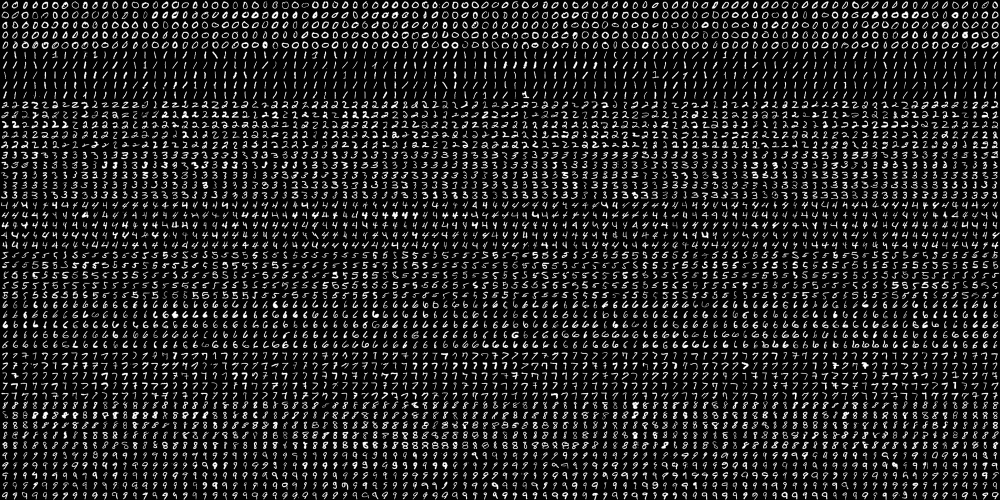
#> input picture training.png, 2000 x 1000 px, given in place of the camera (shown at 1/2 size)
$ python VideoCapture.py
#> lines starting #> are read from the running program, lines starting #| are printed output that depends on the picture; after the words box and inside, x2 and y2 are one past the last pixel; in counts of white or black regions, pixels touching at a corner belong together
import cv2
import numpy as np
from recognition import recognize
from crop import extract

threshold = 12		# threshold for illuminance
waittime = 1200		# waiting time before next detection

knn = cv2.ml.KNearest_load('knn')

gapcount = 0		# count to ensure input is done
gapcutoff = 64

# 選擇攝影機
cap = cv2.VideoCapture(0)
trackpad = np.zeros((240, 320, 3), np.uint8)
trackpad_flip = trackpad

while(True):
	# 從攝影機擷取一張影像
	ret, frame = cap.read()
#> frame is the input picture: shape (1000, 2000, 3); min 0, max 255, mean 33.8

	gray = cv2.cvtColor(frame, cv2.COLOR_BGR2GRAY)
	ret, thresh = cv2.threshold(gray, threshold, 255, cv2.THRESH_BINARY)
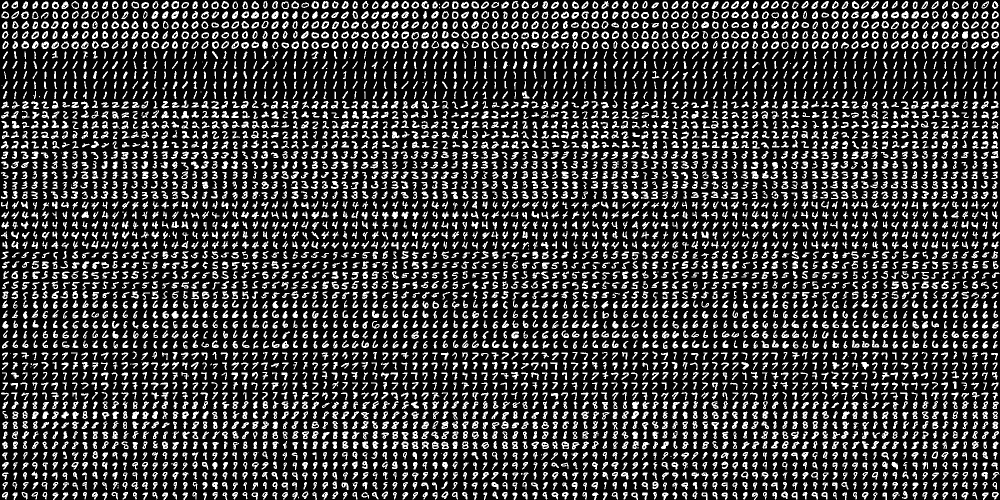
#> thresh: shape (1000, 2000) (shown at 1/2 size); 22.2% white; 5123 white regions (114 under 20 px)
#> ret = 12
	contours, hierarchy = cv2.findContours(thresh, cv2.RETR_TREE, cv2.CHAIN_APPROX_NONE)
#> contours = 8309 contours, 2707 with area under 20; largest, box (x1, y1, x2, y2) and area: (343, 2, 358, 18) 171, (1883, 42, 1898, 58) 168, (563, 3, 578, 18) 166, (1123, 883, 1138, 898) 164, (1163, 62, 1178, 78) 162

	sizes = [(cv2.contourArea(cnt), cnt) for cnt in contours]
#> sizes = 8309 items
	if sizes == []:
		gapcount = gapcount + 1
		if gapcount > gapcutoff:
			gapcount = 0
			# start digit recognition
			toRec = extract(trackpad)
			result = recognize(toRec, knn)

			text = str(result)
			cv2.putText(trackpad_flip, text, (20, 40), cv2.FONT_HERSHEY_SIMPLEX, 1, (0, 255, 255), 1, cv2.LINE_AA)
			cv2.imshow('trackpad', trackpad_flip)
			cv2.waitKey(waittime)

			trackpad = np.zeros((240, 320, 3), np.uint8)
			trackpad_flip = trackpad

		frame_flip = cv2.flip(frame, 1)
		cv2.imshow('frame', frame_flip)
		cv2.imshow('trackpad', trackpad_flip)
		cv2.waitKey(1)
		continue

	biggestCnt = max(sizes, key=lambda x: x[0])[1]
#> biggestCnt = contour of 44 points, box (x1, y1, x2, y2) (343, 2, 358, 18), area 171

	cnt = biggestCnt
#> cnt has the same summary as biggestCnt
	cv2.drawContours(frame, [cnt], -1, (0, 0, 255), 3)
#> frame: shape (1000, 2000, 3); 0.01% of pixels changed, all inside (x1, y1, x2, y2) = (341, 0, 360, 20)

	M = cv2.moments(cnt)
#> M = moments, m00 171, centre m10/m00, m01/m00 = (350.2, 9.54)
	if M['m00'] != 0:
		cx = int(M['m10'] / M['m00'])
#> cx = 350
		cy = int(M['m01'] / M['m00'])
#> cy = 9
		cv2.circle(frame, (cx, cy), 3, (0, 255, 0), -1)
#> frame: shape (1000, 2000, 3); mean B, G, R 33.8, 33.8, 33.8

		if 0 < cx < 240 and 0 < cy < 320:
			cv2.circle(trackpad, (cx, cy), 10, (255, 255, 255), -1)
			trackpad_flip = cv2.flip(trackpad, 1)

	# 顯示圖片
	frame_flip = cv2.flip(frame, 1)
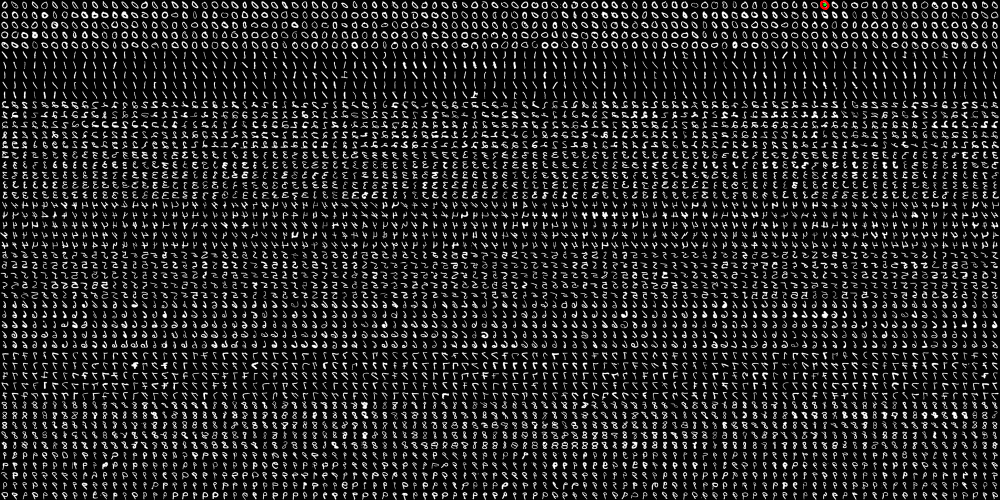
#> frame_flip: shape (1000, 2000, 3) (shown at 1/2 size); mean B, G, R 33.8, 33.8, 33.8
	cv2.imshow('frame', frame_flip)
	cv2.imshow('trackpad', trackpad_flip)

	# 若按下 q 鍵則離開迴圈
	if cv2.waitKey(1) & 0xFF == ord('q'):
#> (key q is pressed here)
		break

# 釋放攝影機
cap.release()

# 關閉所有 OpenCV 視窗
cv2.destroyAllWindows()
